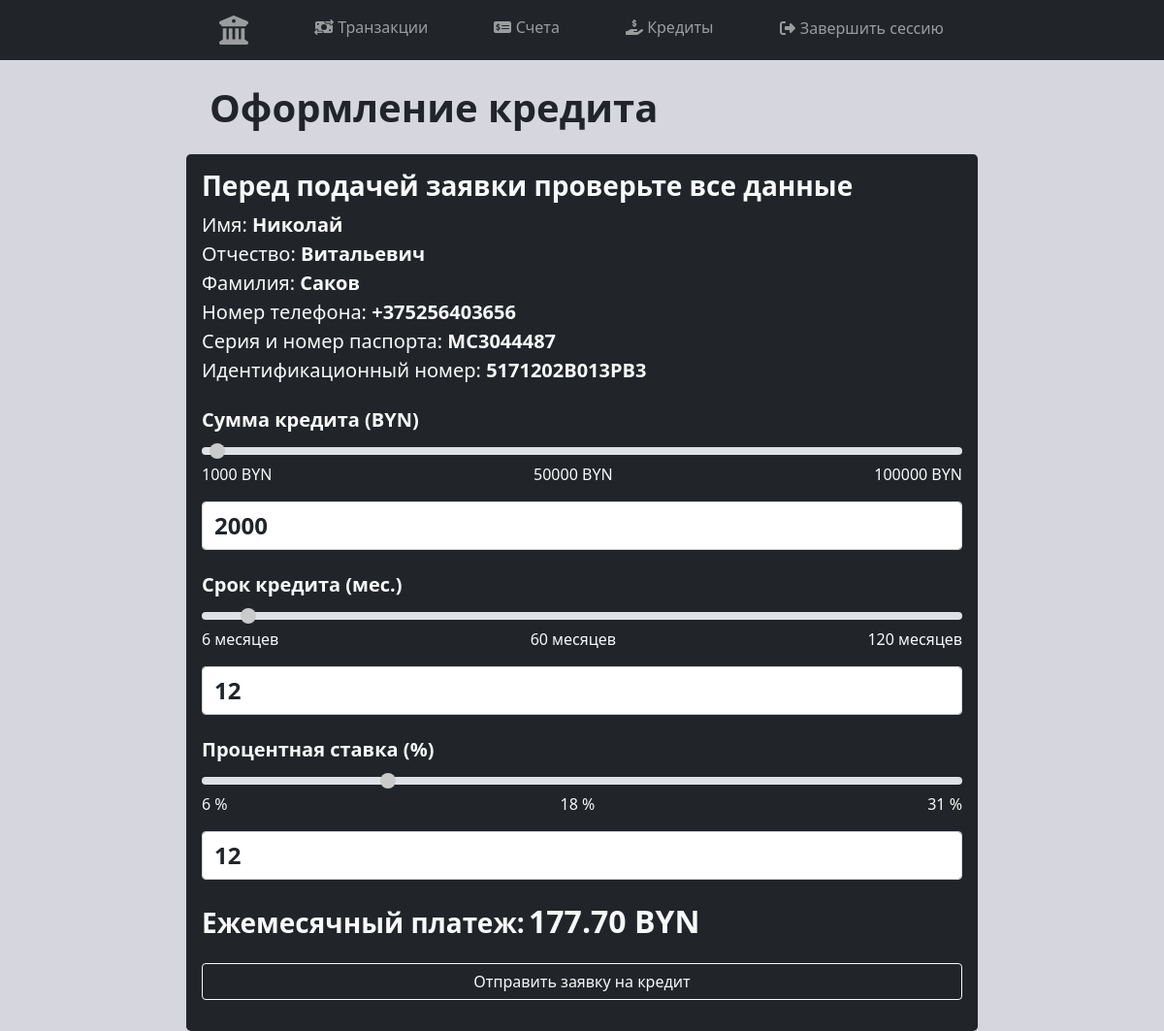
The app's page /credit (signed in) with its own data.
### bank_system_app/models.py (models this page shows, shortened)
class User(AbstractUser):
    REQUIRED_FIELDS = ('first_name', 'last_name', 'father_name', 'phone_number')
    USERNAME_FIELD = 'username'
    first_name = models.CharField(max_length=32)
    last_name = models.CharField(max_length=32)
    father_name = models.CharField(max_length=32)
    username = models.CharField(max_length=32, unique=True)
    password = models.CharField(max_length=256)
    phone_number = models.CharField(max_length=16, unique=True)
    email = models.EmailField(max_length=255, unique=True)
    role = models.ForeignKey("Role", on_delete=models.SET_NULL, null=True)
    is_blocked = models.BooleanField(default=False)
    identity_document_number = models.CharField(max_length=10, unique=True)
    identity_number = models.CharField(max_length=14, unique=True)
    secure_code = models.CharField(max_length=256, null=True)

### bank_system_app/views.py (the view)
# urls.py: path("credit", CreditView.as_view(), name='credit'),
class CreditView(TemplateView):
    template_name = 'credit/index.html'

### bank_system_app/templates/credit/index.html (shortened to what this page needs)
{% extends 'layout.html' %}
{% block content %}
    {% if user.is_authenticated %}
        <h1 class='m-4'><strong>Оформление кредита</strong></h1>
        <section class="mt-2 bg-dark text-light rounded-3 p-3">
            <h3><strong>Перед подачей заявки проверьте все данные</strong></h3>
            <div class="user-data-from fs-5">
                <div>
                    Имя: <strong>{{user.first_name}}</strong>
                </div>
                <div>
                    Отчество: <strong>{{user.father_name}}</strong>
                </div>
                <div>
                    Фамилия: <strong>{{user.last_name}}</strong>
                </div>
                <div>
                    Номер телефона: <strong>+{{user.phone_number}}</strong>
                </div>
                <div>
                    Серия и номер паспорта: <strong>{{user.identity_document_number}}</strong>
                </div>
                <div>
                    Идентификационный номер: <strong>{{user.identity_number}}</strong>
                </div>
            </div>
            <form action="{% url 'calculate_credit_dates' %}" method="post">
                <div class="credit-block mt-4">
                    <label for="creditSumRange" class="form-label h5"><strong>Сумма кредита (BYN)</strong></label>
                    <input type="range" class="form-range" min="1000" max="100000" step="500" id="creditSumRange" value="2000">
                    <ul class="d-flex justify-content-between list-style-type-none p-0 fs-6">
                        <li>1000 BYN</li>
                        <li>50000 BYN</li>
                        <li>100000 BYN</li>
                    </ul>
                    <input class="form-control fw-bold fs-4" type="number" min="1000" step="100" max="100000" value="2000" name="credit_sum" id="creditSumInput">
                </div>
                <div class="term-block mt-4">
                    <label for="creditTermRange" class="form-label h5"><strong>Срок кредита (мес.)</strong></label>
                    <input type="range" class="form-range" min="6" max="120" step="1" id="creditTermRange" value="12">
                    <ul class="d-flex justify-content-between list-style-type-none p-0 fs-6">
                        <li>6 месяцев</li>
                        <li>60 месяцев</li>
                        <li>120 месяцев</li>
                    </ul>
                    <input class="form-control fw-bold fs-4" type="number" min="6" step="1" max="120" value="12" name="credit_term" id="creditTermInput">
                </div>
                <div class="interest-rate-block mt-4">
                    <label for="creditInterestRateRange" class="form-label h5"><strong>Процентная ставка (%)</strong></label>
                    <input type="range" class="form-range" min="6" max="31" step="1" id="creditInterestRateRange" value="12">
                    <ul class="d-flex justify-content-between list-style-type-none p-0 fs-6">
                        <li>6 %</li>
                        <li>18 %</li>
                        <li>31 %</li>
                    </ul>
                    <input class="form-control fw-bold fs-4" type="number" min="1" step="0.5" max="31" value="12" name="credit_interest_rate" id="creditInterestRateInput">
                </div>
                <div class="result-block mt-4">
                    <span class="form-label h3"><strong>Ежемесячный платеж:</strong></span>
                    <span class="form-label h2"><strong id="resultMonthlyPayment"></strong></span>
                </div>
                <input type="submit" class="form-control btn btn-outline-light mt-4" value="Отправить заявку на кредит">
            </form>
        </section>
    {% endif %}
{% endblock %}

### bank_system_app/static/css/style.css (style rules this page uses)
body { background-color: #D6D6DE; font-family: 'Noto Sans', sans-serif; }
.list-style-type-none { list-style-type: none !important; }

### records on screen
User: first_name "Николай", father_name "Витальевич", last_name "Саков", phone_number "375256403656", identity_document_number "MC3044487", identity_number "5171202B013PB3"
